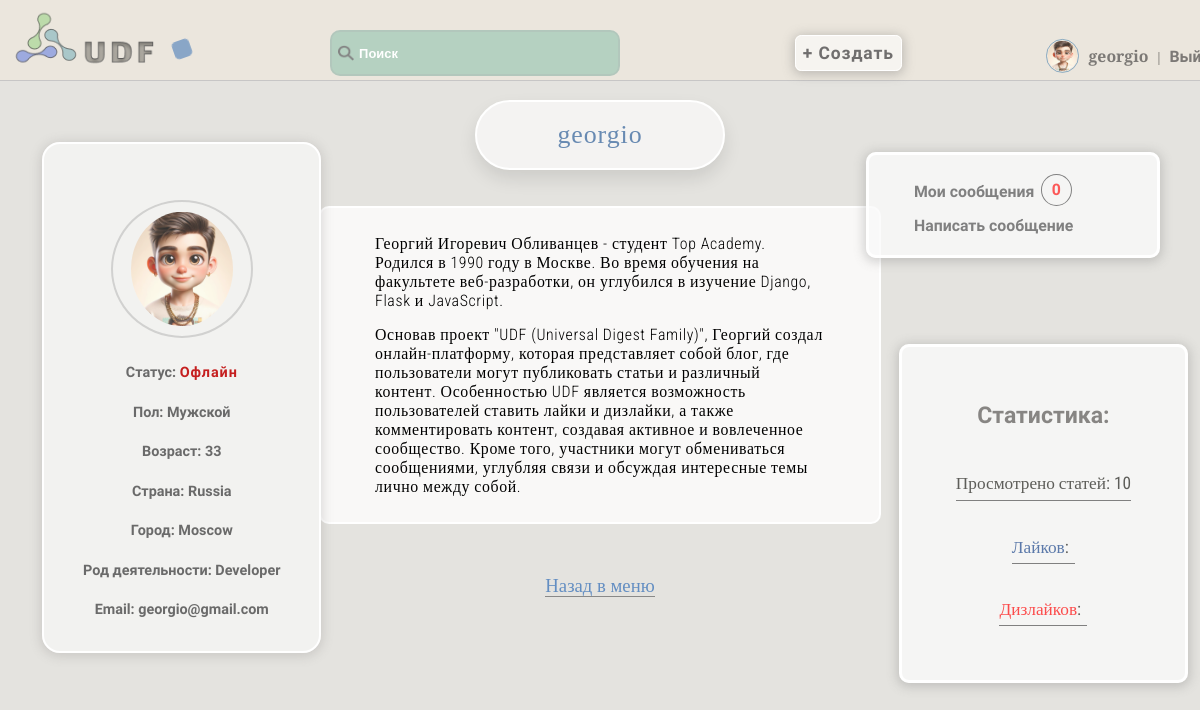
Page /accounts/bio/ (signed in) on the committed database.
### accounts/models.py (models this page shows, shortened)
class User(AbstractUser):
    username = models.CharField(max_length=150, unique=True, verbose_name='Имя')  # Поле для имени пользователя
    password = models.CharField(max_length=128, null=False, blank=False, verbose_name='Пароль')  # Поле для пароля пользователя
    bio = models.TextField(blank=True, verbose_name='Биография')  # Поле для биографии пользователя
    country = models.CharField(max_length=50, blank=True, verbose_name='Страна')  # Поле для страны пользователя
    city = models.CharField(max_length=50, blank=True, verbose_name='Город')  # Поле для города пользователя
    is_online = models.BooleanField(default=False, verbose_name='Статус')  # Поле для статуса онлайн/оффлайн пользователя
    occupation = models.CharField(max_length=50, blank=True, verbose_name='Род деятельности')  # Поле для профессии пользователя
    avatar = models.ImageField(upload_to='avatars', blank=True, verbose_name='Аватар')  # Поле для аватара пользователя
    date_joined = models.DateTimeField(auto_now_add=True, verbose_name='Дата')  # Дата регистрации пользователя
    email = models.EmailField(unique=True)  # Поле для электронной почты пользователя
    gender_choices = [
        ('M', 'Мужской'),
        ('F', 'Женский'),
    ]
    gender = models.CharField(max_length=1, choices=gender_choices, blank=True, verbose_name='Пол')  # Поле для указания пола пользователя
    age = models.IntegerField(blank=True, null=True, verbose_name='Возраст')  # Поле для возраста пользователя
    last_login = models.DateTimeField(default=timezone.now)  # Последний вход пользователя
    groups = None
    user_permissions = None
    def avatar_url(self):
        if self.avatar:
            return self.avatar.url
        else:
            if self.gender == 'F':
                return settings.STATIC_URL + 'static/images/female_avatar.png'
            elif self.gender == 'M':
                return settings.STATIC_URL + 'static/images/male_avatar.png'
            else:
                return settings.STATIC_URL + 'static/images/standart_img.png'
    def is_online(self):
        return (timezone.now() - self.last_login).seconds < 3600

### accounts/views.py (the view)
# urls.py: path('bio/', bio_view, name='bio_view'),
@login_required
def bio_view(request):
    user = request.user
    bio_form = BioForm(instance=user)
    articles = Article.objects.filter(author=user)
    if request.method == 'POST':
        bio_form = BioForm(request.POST, request.FILES, instance=user)
        if bio_form.is_valid():
            bio_form.save()
            user.update_last_login()
            return redirect('bio_view')
    total_views = articles.aggregate(Sum('views'))['views__sum'] or 0
    context = {
        'user': user,
        'avatar_url': user.avatar_url(),
        'is_online': user.is_online(),
        'bio_form': bio_form,
        'total_views': total_views,
    }
    return render(request, 'accounts/bio.html', context)

### accounts/forms.py (shortened to what this page needs)
class BioForm(forms.ModelForm):
    is_online = forms.BooleanField(required=False, widget=forms.HiddenInput())
    class Meta:
        model = User
        fields = ['is_online', 'username', 'bio', 'avatar', 'email', 'country', 'city', 'occupation', 'gender', 'age']
    def __init__(self, *args, **kwargs):
        super(BioForm, self).__init__(*args, **kwargs)
        self.fields['is_online'].initial = self.instance.is_online()

### accounts/templates/accounts/bio.html (shortened to what this page needs)
{% extends 'core/base.html' %}
{% load static %}
{% block content %}
{% block css %}
<link rel="stylesheet" href="{% static 'css/bio_style.css' %}">
{% endblock %}
<h1>{{ user.username }}</h1>
<div id="bio-text-container" style="transform: translateY(100%); transition: transform ease-in-out 0.8s;">
    <p>{{ user.bio | linebreaks }}</p>
</div>
<div id="bio-container" style="transform: translateX(-100%); transition: transform ease-in-out 0.8s;">
    {% if user.avatar %}
        <img class="avatar-pofile" src="{{ user.avatar.url }}" alt="User Avatar">
    {% else %}
        {% if user.gender == 'M' %}
            <img class="static-avatar" src="{% static 'images/male_avatar.png' %}" alt="Male Avatar">
        {% elif user.gender == 'F' %}
            <img class="static-avatar" src="{% static 'images/female_avatar.png' %}" alt="Female Avatar">
        {% else %}
            <img class="static-avatar" src="{% static 'images/standart_img.png' %}" alt="Default Avatar">
        {% endif %}
    {% endif %}
    <p>Статус: {% if user.is_online %}<span class="is-online">Онлайн</span>{% else %}<span class="is-offline">Офлайн</span>{% endif %}</p>
    <p>Пол: {{ user.get_gender_display }}</p>
    <p>Возраст: {{ user.age }}</p>
    <p>Страна: {{ user.country }}</p>
    <p>Город: {{ user.city }}</p>
    <p>Род деятельности: {{ user.occupation }}</p>
    <p>Email: {{ user.email }}</p>
</div>
<div class="static-bio" style="transform: translateX(100%); transition: transform ease-in-out 0.8s;">
    <h2>Статистика:</h2>
    <p>Просмотрено статей: {{ total_views }}</p>
    <p><span class="likes-bio">Лайков</span>:<span id="total-likes"></span></p>
    <p><span class="dislikes-bio">Дизлайков</span>:<span id="total-dislikes"></span></p>
</div>
<div class="message-position" id="messagePosition">
    <p>
        <a href="{% url 'inbox' %}">
            Мои сообщения <span id="unread-message-count">0</span>
        </a>
    </p>
    <p><a href="{% url 'compose' %}">Написать сообщение</a></p>
</div>
<p><a class="back-user-menu" href="{% url 'user_profile' %}">Назад в меню</a></p>
{% endblock %}

### core/templates/core/base.html (shortened to what this page needs)
<!DOCTYPE html>
{% load static %}
<html lang="en">
<head>
    <link rel="stylesheet" href="{% static 'css/style.css' %}">
    <link rel="stylesheet" href="{% static 'css/media_window.css' %}">
</head>
<body class="loaded">
<div class="menu">
    <div class="wrap">
        <div class="logo" id="logo_animated">
            <a class="logo-menu" href="{% url 'base_with_articles' %}"><img src="{% static 'images/logo.png' %}" alt="logo"></a>
        </div>
        <div class="shape"></div>
        <ul>
            <li>
                <label class="search-icon">
                    <img src="{% static 'images/search.png' %}" alt="Search">
                </label>
                <input class="search-input" type="text" placeholder="Поиск" id="search-input">
            </li>
            <li>
                <a class="add-button" href="{% url 'add_article' %}">
                    <button class="animated_bt" type="button">+ Создать</button>
                </a>
            </li>
            {% if user.is_authenticated %}
            {% if not is_public_profile %}
            <li>
                {% if user.gender == 'M' %}
                <img class="menu-avatar" src="{% static 'images/male_avatar.png' %}" alt="Male Avatar">
                {% elif user.gender == 'F' %}
                <img class="menu-avatar" src="{% static 'images/female_avatar.png' %}" alt="Female Avatar">
                {% else %}
                <img class="menu-avatar" src="{% static 'images/default_avatar.png' %}" alt="Default Avatar">
                {% endif %}
                <a  style="font-family:Spectral SC,serif;" href="{% url 'user_profile' %}">{{ user.username }}</a> | <a  href="{% url 'logout' %}">Выйти</a>
            </li>
            {% endif %}
            {% endif %}
        </ul>
    </div>
</div>
<div class="container">
    <div class="wrap">
        {% block content %}{% endblock %}
    </div>
</body>
</html>

### core/static/css/bio_style.css (style rules this page uses)
body { overflow: hidden; height: auto; }

### rows in the picture
User: username "georgio", bio "Георгий Игоревич Обливанцев - студент Top Academy. Родился в 1990 году в Москве. Во время обучения на факультете веб-разработки, он углубился в изучение Django, Flask и JavaScript. Основав проект \"UDF (Universal Digest Family)\", Георгий создал онлайн-платформу, которая представляет собой блог, где пользователи могут публиковать статьи и различный контент. Особенностью UDF является возможность пользователей ставить лайки и дизлайки, а также комментировать контент, создавая активное и вовлеченное сообщество. Кроме того, участники могут обмениваться сообщениями, углубляя связи и обсуждая интересные темы лично между собой.", gender "Мужской", age "33", country "Russia", city "Moscow", occupation "Developer", email "georgio@gmail.com"

### other values in the picture
{{ total_views }} "10"
